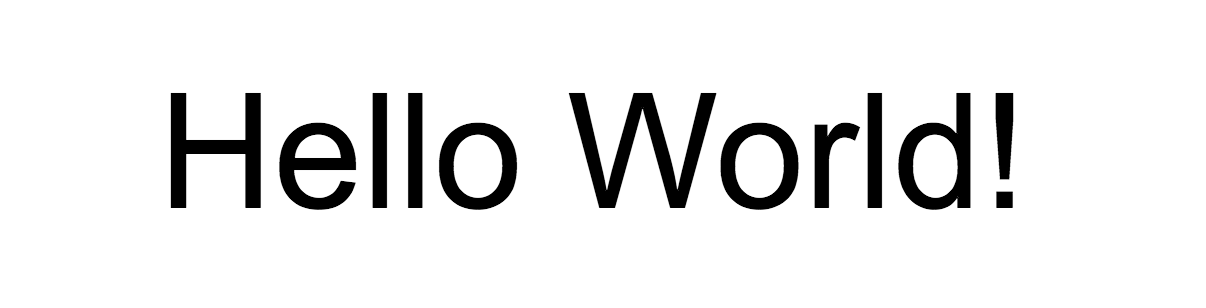
//> input picture helloworld.png, 1206 x 308 px
$ ./extract   (built with g++ and OpenCV 4)
//> lines starting //> are read from the running program, lines starting //| are printed output that depends on the picture; after the words box and inside, x2 and y2 are one past the last pixel; in counts of white or black regions, pixels touching at a corner belong together
#include <opencv2/core/core.hpp>
#include <opencv2/highgui/highgui.hpp>
#include <opencv2/imgproc/imgproc.hpp>
#include <iostream>
#include <queue>
#include <vector>

using namespace cv;
using namespace std;
int histogram[256] = {0};

//generate histogram int array given image
// [197 lines left out: functions createHistogram, connected_comp, createBinaryImage, regionDetection, not called in this run]

vector<Mat> extract(string input_image) {
//> called with input_image = "helloworld.png"
	// string input_image = argv[1];
	vector<Mat> outs;
	Mat orig_img = imread(input_image);
//> orig_img is the input picture: 308 rows x 1206 cols, CV_8UC3; min 0, max 255, mean 233.3
	Mat out_img = orig_img;
	pyrDown(orig_img, out_img);
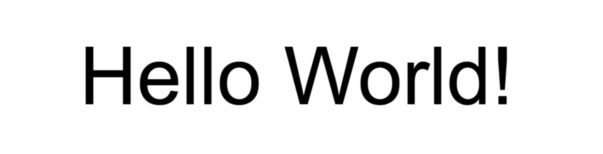
//> out_img: 154 rows x 603 cols, CV_8UC3; min 0, max 255, mean 233.3
	namedWindow("Original Out Image", WINDOW_AUTOSIZE);
	// imshow("Original Out Image", out_img);
	Mat small;
	cvtColor(out_img, small, CV_BGR2GRAY);

	namedWindow("Original Image", WINDOW_AUTOSIZE);
	// imshow("Original Image", orig_img);

	Mat grad;
	Mat morphKernel = getStructuringElement(MORPH_ELLIPSE, Size(3, 3));
	morphologyEx(small, grad, MORPH_GRADIENT, morphKernel);
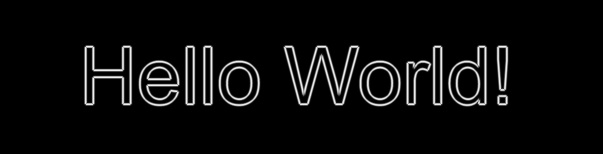
//> grad: 154 rows x 603 cols, CV_8UC1; min 0, max 240, mean 12.3
	namedWindow("Grad Image", WINDOW_AUTOSIZE);
	// imshow("Grad Image", grad);

	Mat bin_img;
	threshold(grad, bin_img, 0.0, 255.0, THRESH_BINARY | THRESH_OTSU);
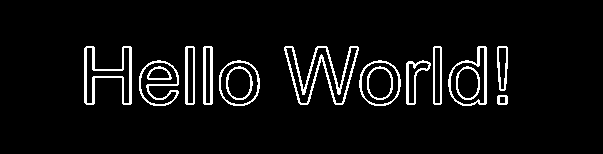
//> bin_img: 154 rows x 603 cols, CV_8UC1; 5.9% white in thin lines or dots, all inside (x1, y1, x2, y2) = (84, 46, 508, 106)
	namedWindow("Binary Image", WINDOW_AUTOSIZE);
	// imshow("Binary Image", bin_img);

	Mat connected;
	morphKernel = getStructuringElement(MORPH_RECT, Size(9, 1));
	morphologyEx(bin_img, connected, MORPH_CLOSE, morphKernel);
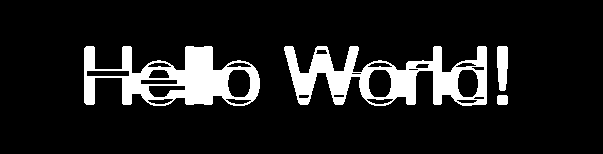
//> connected: 154 rows x 603 cols, CV_8UC1; 12% white; 4 white regions
	namedWindow("Connected Image", WINDOW_AUTOSIZE);
	// imshow("Connected Image", connected);

	Mat mask = Mat::zeros(bin_img.size(), CV_8UC1);
	vector<vector<Point>> contour;
	vector<Vec4i> hierarchy;
	findContours(connected, contour, hierarchy, CV_RETR_CCOMP, CV_CHAIN_APPROX_SIMPLE, Point(0,0));
//> contour = 27 contours, 2 with area under 20; largest, box (x1, y1, x2, y2) and area: (284, 46, 487, 106) 6584, (84, 46, 260, 106) 6343, (368, 69, 392, 98) 555, (227, 69, 251, 98) 551, (457, 69, 479, 98) 502

	namedWindow("Out Image", WINDOW_AUTOSIZE);
	imshow("Out Image", out_img);

	int contour_index = 0;
	while(contour_index >= 0){
		Rect rect = boundingRect(contour[contour_index]);
		Mat maskROI(mask, rect);
		maskROI = Scalar(0,0,0);
		drawContours(mask, contour, contour_index, Scalar(255,255,255), CV_FILLED);
		double ratio = (double)countNonZero(maskROI)/(rect.width*rect.height);
		if(ratio > .50 && (rect.height > 10 && rect.width > 10)){
			// rectangle(out_img, rect, Scalar(0,255,0), 2);
			Mat cropped = out_img(rect);
			outs.push_back(cropped);
		}
		contour_index = hierarchy[contour_index][0];
	}
//> this loop made 4 passes
//> (rect, ratio, contour_index) on passes 1 to 4: (Rect(497, 95, 11, 10), 0.964, 1), (Rect(497, 46, 11, 45), 0.869, 2), (Rect(284, 46, 203, 60), 0.574, 17), (Rect(84, 46, 176, 60), 0.63, -1)
//> pass 3, in extract, `Mat cropped = out_img(rect);`:
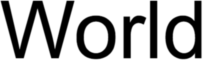
//> cropped: 60 rows x 203 cols, CV_8UC3; min 0, max 255, mean 171.4
//> after the loop:
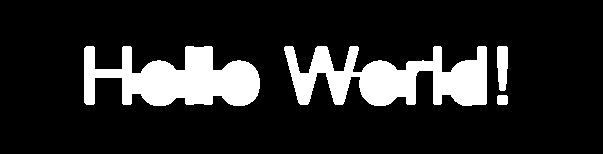
//> mask: 154 rows x 603 cols, CV_8UC1; 15.3% white; 4 white regions, box (x1, y1, x2, y2) and area: (284, 46, 487, 106) 6995, (84, 46, 260, 106) 6651, (497, 46, 508, 91) 430, (497, 95, 508, 105) 106
//> after the loop, contour_index = -1

	imwrite("final.jpg", out_img);

	// waitKey();
	// destroyAllWindows();
	reverse(outs.begin(), outs.end());
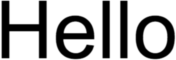
//> outs[0]: 60 rows x 176 cols, CV_8UC3; min 0, max 255, mean 169.9
	return outs;
}

// [64 lines left out: function get_individual_characters, not called in this run]

// [29 lines of commented-out code are left out]
int main() { extract("helloworld.png"); }
